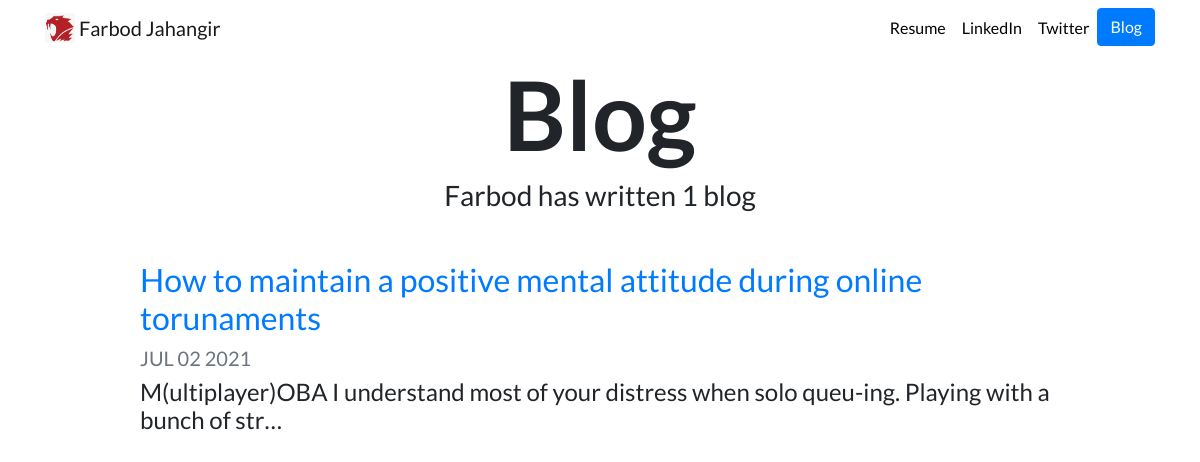
Screenshot of /blog/ with the database file from the repository.
### blog/models.py (models this page shows, shortened)
class Blog(models.Model):
    title = models.CharField(max_length=200)
    description = models.CharField(max_length=9999999999)
    date = models.DateField()

### blog/views.py (the view)
# urls.py: path('', views.all_blogs, name= 'all_blogs'),
def all_blogs(request):
    blogs = Blog.objects.order_by('-date')
    return render(request, 'blog/all_blogs.html', {'blogs':blogs})

### blog/templates/blog/all_blogs.html
{% extends "portfolio/base.html" %}
{% load static %}
{% block content %}
<h1 id="blogtitle" class="font-weight-bold text-center">Blog</h1>
<h3 class="text-center mb-5">Farbod has written {{ blogs.count }} blog{{ blogs.count|pluralize }}</h3>
{% for blog in blogs %}
<div class="row justify-content-center my-3">
  <div class="col-md-10">
    <a href="{% url 'blog:detail' blog.id %}">
      <h2>{{ blog.title }}</h2>
    </a>
    <h5 class="text-muted">{{ blog.date|date:'M d Y'|upper }}</h5>
    <h4>{{ blog.description|striptags|truncatechars:100 }}</h4>
  </div>
</div>
{% endfor %}
{% endblock %}

### portfolio/static/portfolio/custom.css (style rules this page uses)
body { font-family: 'Lato', sans-serif; }
#blogtitle { font-size: 6rem; }

### rows the page displays
Blog: title "How to maintain a positive mental attitude during online torunaments", date "JUL 02 2021", description "M(ultiplayer)OBA I understand most of your distress when solo queu-ing. Playing with a bunch of str…"

### other values shown
{{ blogs.count }} "1"
